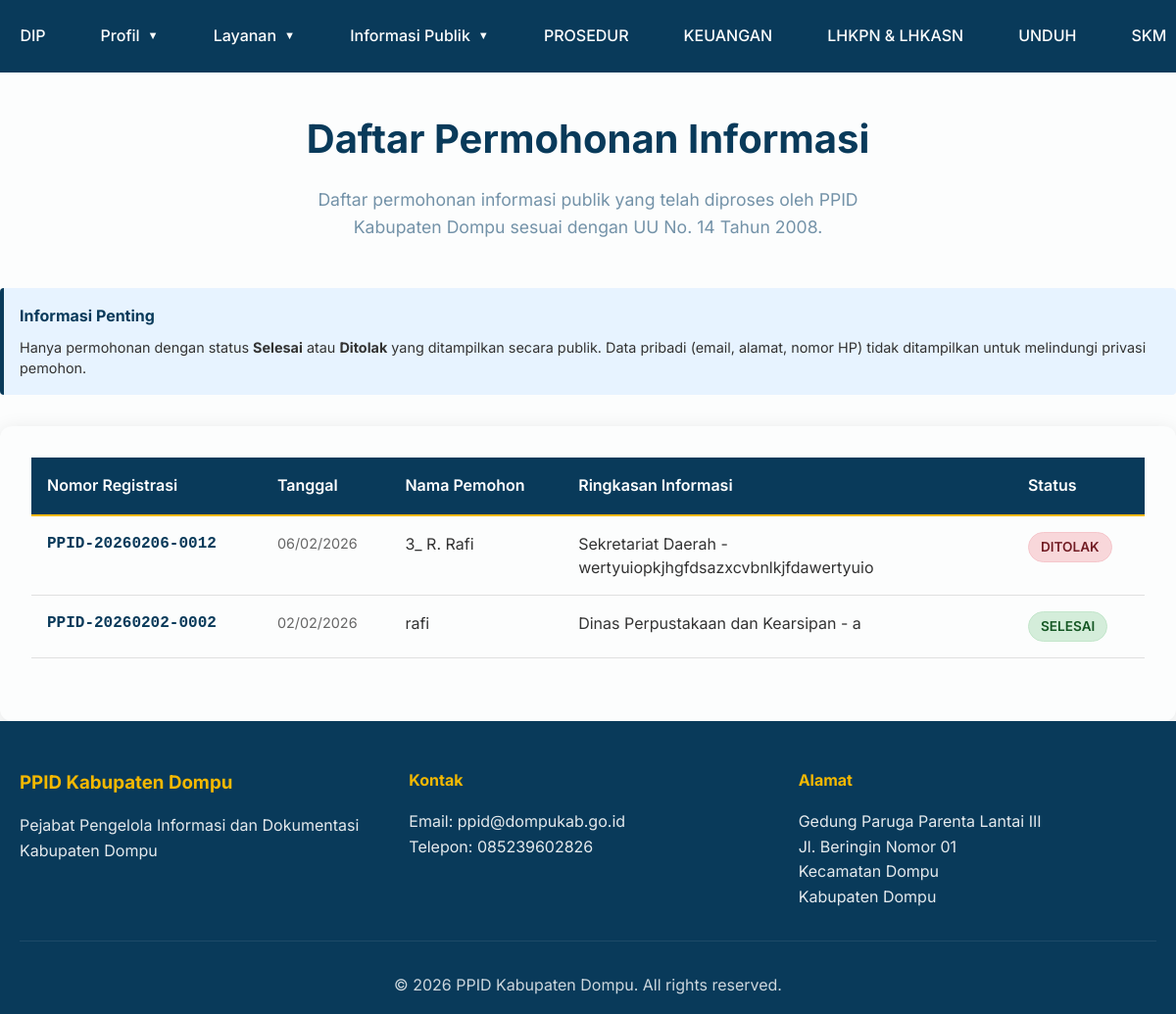
The page /pages/daftar-permohonan-publik.php on the database its author committed.
### tables this page shows
CREATE TABLE `menus` (
  `id` int(11) NOT NULL,
  `name` varchar(100) NOT NULL,
  `url` varchar(255) NOT NULL,
  `parent_id` int(11) DEFAULT 0,
  `order_index` int(11) DEFAULT 0,
  `is_active` tinyint(1) DEFAULT 1,
  `created_at` timestamp NOT NULL DEFAULT current_timestamp(),
  `updated_at` timestamp NOT NULL DEFAULT current_timestamp() ON UPDATE current_timestamp()
);

CREATE TABLE `permohonan_informasi` (
  `id` int(11) NOT NULL,
  `nomor_registrasi` varchar(50) NOT NULL,
  `nama_pemohon` varchar(150) NOT NULL,
  `email` varchar(100) NOT NULL,
  `no_hp` varchar(20) DEFAULT NULL,
  `alamat` text DEFAULT NULL,
  `informasi_diminta` text NOT NULL,
  `tujuan_penggunaan` text DEFAULT NULL,
  `cara_memperoleh` enum('melihat','salinan','softcopy') NOT NULL,
  `status` enum('diajukan','diproses','ditolak','selesai') DEFAULT 'diajukan',
  `created_at` timestamp NOT NULL DEFAULT current_timestamp(),
  `pekerjaan` varchar(150) DEFAULT NULL,
  `jenis_identitas` varchar(100) DEFAULT NULL,
  `nomor_identitas` varchar(100) DEFAULT NULL,
  `scan_identitas` varchar(255) DEFAULT NULL,
  `tujuan_perangkat` varchar(150) DEFAULT NULL,
  `cara_mendapatkan` text DEFAULT NULL,
  `cara_pengambilan` varchar(100) DEFAULT NULL
);

### includes/config.php (called while the page is built, shortened)
<?php
function buildUrl($url) {
    $url = trim((string)$url);
    if ($url === '' || $url === '#') {
        return '#';
    }
    return rtrim(BASE_URL, '/') . '/' . ltrim($url, '/');
}
?>

### includes/permohonan_service.php (called while the page is built, shortened)
<?php
function getPublicPermohonan($limit = 50, $offset = 0) {
    global $conn;
    $stmt = $conn->prepare("
        SELECT id, nomor_registrasi, nama_pemohon,
               LEFT(informasi_diminta, 100) as ringkasan_informasi,
               status, created_at
        FROM permohonan_informasi
        WHERE status IN ('selesai', 'ditolak')
        ORDER BY created_at DESC
        LIMIT ? OFFSET ?
    ");
    $stmt->bind_param("ii", $limit, $offset);
    $stmt->execute();
    return $stmt->get_result()->fetch_all(MYSQLI_ASSOC);
}
?>

### pages/daftar-permohonan-publik.php (the view, shortened to what this page needs)
<?php
require_once '../includes/config.php';
require_once '../includes/permohonan_service.php';
$page = isset($_GET['page']) ? (int)$_GET['page'] : 1;
$limit = 20;
$offset = ($page - 1) * $limit;
$permohonanList = getPublicPermohonan($limit, $offset);
?>
<!DOCTYPE html>
<html lang="id">
<head>
    <link rel="stylesheet" href="../css/style.css">
</head>
<body class="daftar-permohonan-body">
    <?php include '../includes/header.php'; ?>
    <main class="daftar-page">
        <div class="page-header">
            <h1>Daftar Permohonan Informasi</h1>
            <p>Daftar permohonan informasi publik yang telah diproses oleh PPID Kabupaten Dompu sesuai dengan UU No. 14 Tahun 2008.</p>
        </div>
        <div class="info-box">
            <h4>Informasi Penting</h4>
            <p>Hanya permohonan dengan status <strong>Selesai</strong> atau <strong>Ditolak</strong> yang ditampilkan secara publik. Data pribadi (email, alamat, nomor HP) tidak ditampilkan untuk melindungi privasi pemohon.</p>
        </div>
        <div class="table-container">
            <?php if (!empty($permohonanList)): ?>
                <table class="permohonan-table">
                    <thead>
                        <tr>
                            <th>Nomor Registrasi</th>
                            <th>Tanggal</th>
                            <th>Nama Pemohon</th>
                            <th>Ringkasan Informasi</th>
                            <th>Status</th>
                        </tr>
                    </thead>
                    <tbody>
                        <?php foreach ($permohonanList as $permohonan): ?>
                            <tr>
                                <td class="nomor-reg"><?php echo htmlspecialchars($permohonan['nomor_registrasi']); ?></td>
                                <td class="tanggal"><?php echo date('d/m/Y', strtotime($permohonan['created_at'])); ?></td>
                                <td><?php echo htmlspecialchars($permohonan['nama_pemohon']); ?></td>
                                <td class="ringkasan"><?php echo htmlspecialchars($permohonan['ringkasan_informasi']); ?></td>
                                <td>
                                    <span class="status-badge status-<?php echo $permohonan['status']; ?>">
                                        <?php
                                        echo $permohonan['status'] === 'selesai' ? 'Selesai' : 'Ditolak';
                                        ?>
                                    </span>
                                </td>
                            </tr>
                        <?php endforeach; ?>
                    </tbody>
                </table>
            <?php endif; ?>
        </div>
    </main>
    <?php include '../includes/footer.php'; ?>
</body>
</html>

### includes/header.php (shortened to what this page needs)
<header class="header" id="header">
    <div class="container">
        <div class="header-content">
            <nav class="nav-menu">
                <ul class="nav-list">
                    <?php
                    global $conn;
                    $menuByParent = [];
                    $result = $conn->query("SELECT * FROM menus WHERE is_active = 1 ORDER BY parent_id ASC, order_index ASC");
                    while ($row = $result->fetch_assoc()) {
                        $menuByParent[(int)$row['parent_id']][] = $row;
                    }
                    function renderNavMenu($menuByParent, $parentId = 0) {
                        foreach ($menuByParent[$parentId] as $menu) {
                            $menuId = (int)$menu['id'];
                            $hasChildren = !empty($menuByParent[$menuId]);
                            echo '<li class="nav-item">';
                            if ($hasChildren) {
                                echo '<a href="' . buildUrl($menu['url']) . '" class="nav-link dropdown-toggle">' . htmlspecialchars($menu['name']) . '</a>';
                            } else {
                                echo '<a href="' . buildUrl($menu['url']) . '" class="nav-link">' . htmlspecialchars($menu['name']) . '</a>';
                            }
                            echo '</li>';
                        }
                    }
                    renderNavMenu($menuByParent, 0);
                    ?>
                </ul>
            </nav>
        </div>
    </div>
</header>

### rows shown on the page
menus: name "DIP"
menus: name "Profil"
menus: name "Layanan"
menus: name "Informasi Publik"
menus: name "PROSEDUR"
menus: name "KEUANGAN"
menus: name "LHKPN & LHKASN"
menus: name "UNDUH"
menus: name "SKM"
permohonan_informasi: nomor_registrasi "PPID-20260206-0012", created_at "06/02/2026", nama_pemohon "3_ R. Rafi", ringkasan_informasi "Sekretariat Daerah - wertyuiopkjhgfdsazxcvbnlkjfdawertyuio", status "DITOLAK"
permohonan_informasi: nomor_registrasi "PPID-20260202-0002", created_at "02/02/2026", nama_pemohon "rafi", ringkasan_informasi "Dinas Perpustakaan dan Kearsipan - a", status "SELESAI"
